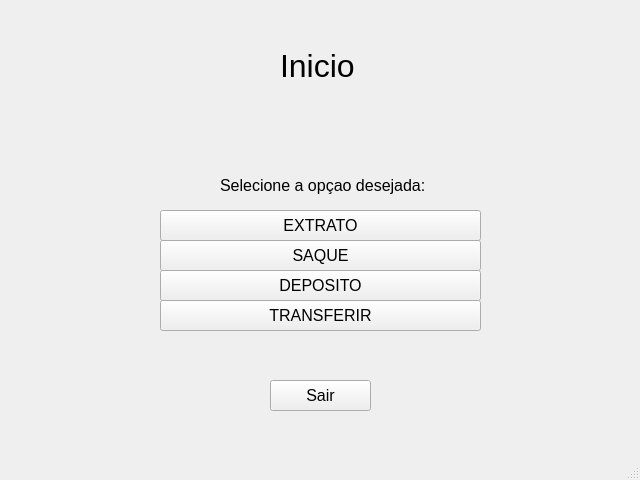
<?xml version="1.0" encoding="UTF-8"?>
<ui version="4.0">
 <class>MainWindow</class>
 <widget class="QMainWindow" name="MainWindow">
  <property name="geometry">
   <rect>
    <x>0</x>
    <y>0</y>
    <width>640</width>
    <height>480</height>
   </rect>
  </property>
  <property name="windowTitle">
   <string>MainWindow</string>
  </property>
  <widget class="QWidget" name="centralwidget">
   <widget class="QLabel" name="label">
    <property name="geometry">
     <rect>
      <x>280</x>
      <y>40</y>
      <width>91</width>
      <height>51</height>
     </rect>
    </property>
    <property name="font">
     <font>
      <pointsize>24</pointsize>
     </font>
    </property>
    <property name="text">
     <string>Inicio</string>
    </property>
   </widget>
   <widget class="QPushButton" name="pushButton_2">
    <property name="geometry">
     <rect>
      <x>160</x>
      <y>210</y>
      <width>321</width>
      <height>31</height>
     </rect>
    </property>
    <property name="font">
     <font>
      <pointsize>12</pointsize>
     </font>
    </property>
    <property name="cursor">
     <cursorShape>PointingHandCursor</cursorShape>
    </property>
    <property name="text">
     <string>EXTRATO</string>
    </property>
   </widget>
   <widget class="QPushButton" name="pushButton_3">
    <property name="geometry">
     <rect>
      <x>160</x>
      <y>240</y>
      <width>321</width>
      <height>31</height>
     </rect>
    </property>
    <property name="font">
     <font>
      <pointsize>12</pointsize>
     </font>
    </property>
    <property name="cursor">
     <cursorShape>PointingHandCursor</cursorShape>
    </property>
    <property name="text">
     <string>SAQUE</string>
    </property>
   </widget>
   <widget class="QPushButton" name="pushButton_4">
    <property name="geometry">
     <rect>
      <x>160</x>
      <y>270</y>
      <width>321</width>
      <height>31</height>
     </rect>
    </property>
    <property name="font">
     <font>
      <pointsize>12</pointsize>
     </font>
    </property>
    <property name="cursor">
     <cursorShape>PointingHandCursor</cursorShape>
    </property>
    <property name="text">
     <string>DEPOSITO</string>
    </property>
   </widget>
   <widget class="QPushButton" name="pushButton_5">
    <property name="geometry">
     <rect>
      <x>160</x>
      <y>300</y>
      <width>321</width>
      <height>31</height>
     </rect>
    </property>
    <property name="font">
     <font>
      <pointsize>12</pointsize>
     </font>
    </property>
    <property name="cursor">
     <cursorShape>PointingHandCursor</cursorShape>
    </property>
    <property name="text">
     <string>TRANSFERIR</string>
    </property>
   </widget>
   <widget class="QLabel" name="label_2">
    <property name="geometry">
     <rect>
      <x>220</x>
      <y>160</y>
      <width>231</width>
      <height>51</height>
     </rect>
    </property>
    <property name="font">
     <font>
      <pointsize>12</pointsize>
     </font>
    </property>
    <property name="text">
     <string>Selecione a opçao desejada:</string>
    </property>
   </widget>
   <widget class="QPushButton" name="button_voltar">
    <property name="geometry">
     <rect>
      <x>270</x>
      <y>380</y>
      <width>101</width>
      <height>31</height>
     </rect>
    </property>
    <property name="font">
     <font>
      <pointsize>12</pointsize>
     </font>
    </property>
    <property name="cursor">
     <cursorShape>PointingHandCursor</cursorShape>
    </property>
    <property name="text">
     <string>Sair</string>
    </property>
   </widget>
   <widget class="QLabel" name="label_bem_vindo">
    <property name="geometry">
     <rect>
      <x>210</x>
      <y>100</y>
      <width>231</width>
      <height>51</height>
     </rect>
    </property>
    <property name="font">
     <font>
      <pointsize>14</pointsize>
     </font>
    </property>
    <property name="text">
     <string/>
    </property>
   </widget>
  </widget>
  <widget class="QMenuBar" name="menubar">
   <property name="geometry">
    <rect>
     <x>0</x>
     <y>0</y>
     <width>640</width>
     <height>20</height>
    </rect>
   </property>
  </widget>
  <widget class="QStatusBar" name="statusbar"/>
 </widget>
 <resources/>
 <connections/>
</ui>
